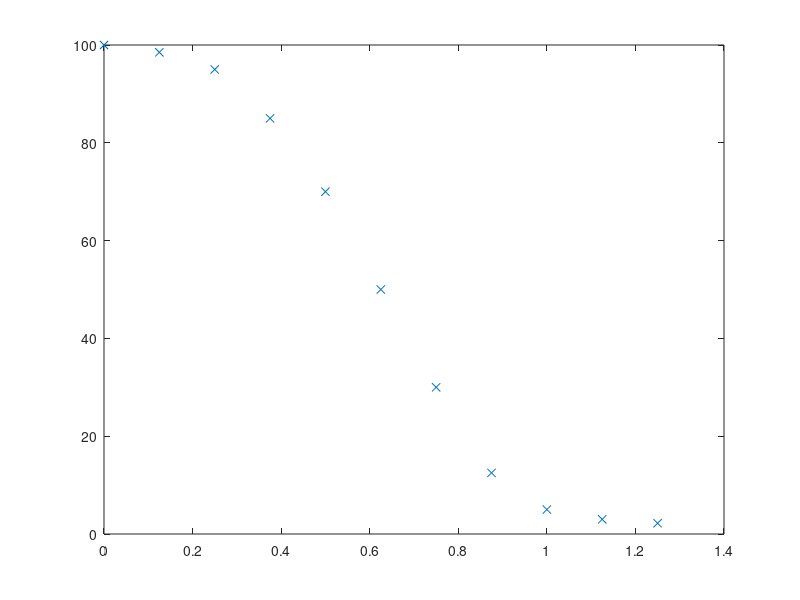

This chart was generated by the following MATLAB code: (Note: this script raises an error after producing the figure.)
%% Input data: mx2 matrix of (x, y) tuples.
close all;
% x =  0:0.1:10;
% y = build_polynomial([1 -2 +3]',x);
x = 0:0.125:1.25;

y = [100; 98.5; 95; 85; 70; 50; 30; 12.5; 5; 3; 2.2];
%% Add noise to data to resemble more realistic data.
%y = y + 10*randn(size(y));
data_set = [x' y];
plot(x, y, 'x');

%% Split data into 3 different sets for training, cross validation and
%  testing.
[training_set, cv_set, test_set] = split_data_set(data_set);

%% Find theta for different orders of hypothesis.
max_order = 7;
% Some gradient descent settings
iterations = 450000;
alpha = 0.0001;
    
[ theta_order_mat ] = theta_order_matrix( training_set, max_order, iterations, alpha );

%% Find order of hypothesis that minimizes the cross validation cost function.
[ ~, best_order ] = order_theta_least_cost( cv_set, theta_order_mat );

%% -- Now we have the order. -- 

%% Iterate over different values of lambda to get the different values of theta.
lambda_range = [0.0001 0.001 0.01 0.1 0.2 0.4 0.8 1.6 3.2 6.4 12.8];
[ theta_lambda_mat ] = theta_lambda_matrix( training_set, lambda_range, iterations, alpha, best_order  );

%% Find theta which gives lowest cost. This will have the same index as the lambda
%  that gives the lowest cost. Use the cross validation cost function.
[ theta, best_lambda_index ] = lambda_least_cost( cv_set, theta_lambda_mat );
best_lambda = lambda_range(best_lambda_index);

%% Use test set and the test cost function to get average cost (error).
%  NOT DONE

%% Plot data
y_new = build_polynomial(theta ,x);
hold on;
plot(x, y_new, 'r');
title('Score vs Error');
legend('Data Set', 'Estimate');
xlabel('Error');
ylabel('Score');